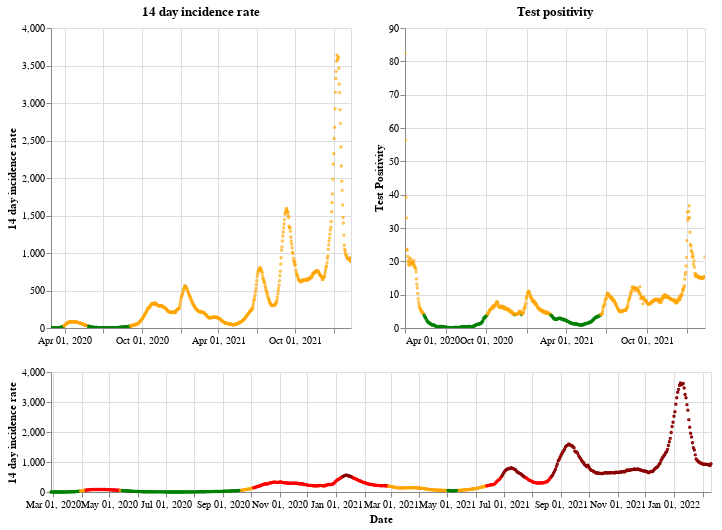

Here is the notebook cell this chart was saved with:
### Markdown cell above
## Scotland

### Code cell
plot_traffic_light('Scotland')

### Figure 1 — Vega-Lite specification as saved in the notebook (floating-point values rounded to 4 significant figures; data arrays with more than 128 entries replaced by an {"elided": "..."} marker saying what was removed)
{"config": {"view": {"continuousWidth": 400, "continuousHeight": 300}}, "vconcat": [{"hconcat": [{"mark": {"type": "point", "size": 2}, "encoding": {"color": {"condition": {"value": "green", "test": "(datum.twoWeeklyCasesRate <= 25)"}, "value": "orange"}, "tooltip": [{"type": "nominal", "field": "areaName"}, {"type": "temporal", "field": "date"}, {"type": "quantitative", "field": "twoWeeklyCasesRate"}, {"type": "quantitative", "field": "testPositivity"}], "x": {"type": "temporal", "axis": {"title": ""}, "field": "date", "scale": {"domain": {"selection": "DateBrush"}}, "timeUnit": "yearmonthdate"}, "y": {"type": "quantitative", "axis": {"title": "14 day incidence rate"}, "field": "twoWeeklyCasesRate"}}, "title": "14 day incidence rate", "width": 300}, {"mark": {"type": "point", "size": 2}, "encoding": {"color": {"condition": {"value": "green", "test": "(datum.testPositivity <= 4)"}, "value": "orange"}, "tooltip": [{"type": "nominal", "field": "areaName"}, {"type": "temporal", "field": "date"}, {"type": "quantitative", "field": "twoWeeklyCasesRate"}, {"type": "quantitative", "field": "testPositivity"}], "x": {"type": "temporal", "axis": {"title": ""}, "field": "date", "scale": {"domain": {"selection": "DateBrush"}}, "timeUnit": "yearmonthdate"}, "y": {"type": "quantitative", "axis": {"title": "Test Positivity"}, "field": "testPositivity"}}, "title": "Test positivity", "width": 300}]}, {"layer": [{"mark": {"type": "point", "size": 2}, "encoding": {"color": {"condition": {"value": "orange", "test": "(((datum.testPositivity < 4) && (datum.twoWeeklyCasesRate >= 50)) && (datum.twoWeeklyCasesRate < 200))"}, "value": "red"}, "opacity": {"condition": {"value": 1, "test": "((datum.twoWeeklyCasesRate >= 50) && (datum.twoWeeklyCasesRate < 500))"}, "value": 0}, "tooltip": [{"type": "nominal", "field": "areaName"}, {"type": "temporal", "field": "date"}, {"type": "quantitative", "field": "twoWeeklyCasesRate"}, {"type": "quantitative", "field": "testPositivity"}], "x": {"type": "temporal", "axis": {"title": "Date"}, "field": "date", "timeUnit": "yearmonthdate"}, "y": {"type": "quantitative", "axis": {"title": "14 day incidence rate"}, "field": "twoWeeklyCasesRate"}}, "selection": {"DateBrush": {"type": "interval", "encodings": ["x"], "fields": ["Time"]}}}, {"mark": {"type": "point", "size": 2}, "encoding": {"color": {"value": "darkred"}, "opacity": {"condition": {"value": 1, "test": "(datum.twoWeeklyCasesRate >= 500)"}, "value": 0}, "tooltip": [{"type": "nominal", "field": "areaName"}, {"type": "temporal", "field": "date"}, {"type": "quantitative", "field": "twoWeeklyCasesRate"}, {"type": "quantitative", "field": "testPositivity"}], "x": {"type": "temporal", "axis": {"title": "Date"}, "field": "date", "timeUnit": "yearmonthdate"}, "y": {"type": "quantitative", "axis": {"title": "14 day incidence rate"}, "field": "twoWeeklyCasesRate"}}}, {"mark": {"type": "point", "size": 2}, "encoding": {"color": {"condition": {"value": "green", "test": "((datum.testPositivity < 4) && (datum.twoWeeklyCasesRate < 50))"}, "value": "orange"}, "opacity": {"condition": {"value": 1, "test": "(datum.twoWeeklyCasesRate < 50)"}, "value": 0}, "tooltip": [{"type": "nominal", "field": "areaName"}, {"type": "temporal", "field": "date"}, {"type": "quantitative", "field": "twoWeeklyCasesRate"}, {"type": "quantitative", "field": "testPositivity"}], "x": {"type": "temporal", "axis": {"title": "Date"}, "field": "date", "timeUnit": "yearmonthdate"}, "y": {"type": "quantitative", "axis": {"title": "14 day incidence rate"}, "field": "twoWeeklyCasesRate"}}}], "height": 120, "width": 660}], "data": {"name": "data-a14ba3a0a3919ba8a4bf696564634c75"}, "$schema": "https://vega.github.io/schema/vega-lite/v4.8.1.json", "datasets": {"data-a14ba3a0a3919ba8a4bf696564634c75": {"elided": "714 records"}}}
